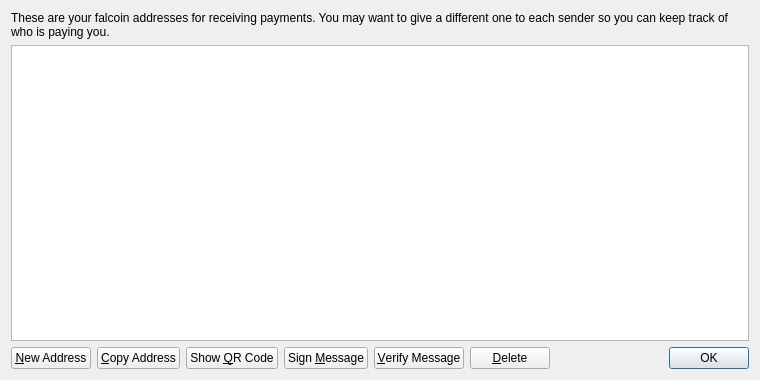
<?xml version="1.0" encoding="UTF-8"?>
<ui version="4.0">
 <class>AddressBookPage</class>
 <widget class="QWidget" name="AddressBookPage">
  <property name="geometry">
   <rect>
    <x>0</x>
    <y>0</y>
    <width>760</width>
    <height>380</height>
   </rect>
  </property>
  <property name="windowTitle">
   <string>Address Book</string>
  </property>
  <layout class="QVBoxLayout" name="verticalLayout">
   <item>
    <widget class="QLabel" name="labelExplanation">
     <property name="text">
      <string>These are your falcoin addresses for receiving payments. You may want to give a different one to each sender so you can keep track of who is paying you.</string>
     </property>
     <property name="textFormat">
      <enum>Qt::PlainText</enum>
     </property>
     <property name="wordWrap">
      <bool>true</bool>
     </property>
    </widget>
   </item>
   <item>
    <widget class="QTableView" name="tableView">
     <property name="contextMenuPolicy">
      <enum>Qt::CustomContextMenu</enum>
     </property>
     <property name="toolTip">
      <string>Double-click to edit address or label</string>
     </property>
     <property name="tabKeyNavigation">
      <bool>false</bool>
     </property>
     <property name="alternatingRowColors">
      <bool>true</bool>
     </property>
     <property name="selectionMode">
      <enum>QAbstractItemView::SingleSelection</enum>
     </property>
     <property name="selectionBehavior">
      <enum>QAbstractItemView::SelectRows</enum>
     </property>
     <property name="sortingEnabled">
      <bool>true</bool>
     </property>
     <attribute name="verticalHeaderVisible">
      <bool>false</bool>
     </attribute>
    </widget>
   </item>
   <item>
    <layout class="QHBoxLayout" name="horizontalLayout">
     <item>
      <widget class="QPushButton" name="newAddressButton">
       <property name="toolTip">
        <string>Create a new address</string>
       </property>
       <property name="text">
        <string>&amp;New Address</string>
       </property>
       <property name="icon">
        <iconset resource="../bitcoin.qrc">
         <normaloff>:/icons/add</normaloff>:/icons/add</iconset>
       </property>
      </widget>
     </item>
     <item>
      <widget class="QPushButton" name="copyToClipboard">
       <property name="toolTip">
        <string>Copy the currently selected address to the system clipboard</string>
       </property>
       <property name="text">
        <string>&amp;Copy Address</string>
       </property>
       <property name="icon">
        <iconset resource="../bitcoin.qrc">
         <normaloff>:/icons/editcopy</normaloff>:/icons/editcopy</iconset>
       </property>
      </widget>
     </item>
     <item>
      <widget class="QPushButton" name="showQRCode">
       <property name="text">
        <string>Show &amp;QR Code</string>
       </property>
       <property name="icon">
        <iconset resource="../bitcoin.qrc">
         <normaloff>:/icons/qrcode</normaloff>:/icons/qrcode</iconset>
       </property>
      </widget>
     </item>
     <item>
      <widget class="QPushButton" name="signMessage">
       <property name="toolTip">
        <string>Sign a message to prove you own a falcoin address</string>
       </property>
       <property name="text">
        <string>Sign &amp;Message</string>
       </property>
       <property name="icon">
        <iconset resource="../bitcoin.qrc">
         <normaloff>:/icons/edit</normaloff>:/icons/edit</iconset>
       </property>
      </widget>
     </item>
     <item>
      <widget class="QPushButton" name="verifyMessage">
       <property name="toolTip">
        <string>Verify a message to ensure it was signed with a specified falcoin address</string>
       </property>
       <property name="text">
        <string>&amp;Verify Message</string>
       </property>
       <property name="icon">
        <iconset resource="../bitcoin.qrc">
         <normaloff>:/icons/transaction_0</normaloff>:/icons/transaction_0</iconset>
       </property>
      </widget>
     </item>
     <item>
      <widget class="QPushButton" name="deleteButton">
       <property name="toolTip">
        <string>Delete the currently selected address from the list</string>
       </property>
       <property name="text">
        <string>&amp;Delete</string>
       </property>
       <property name="icon">
        <iconset resource="../bitcoin.qrc">
         <normaloff>:/icons/remove</normaloff>:/icons/remove</iconset>
       </property>
      </widget>
     </item>
     <item>
      <spacer name="horizontalSpacer">
       <property name="orientation">
        <enum>Qt::Horizontal</enum>
       </property>
       <property name="sizeHint" stdset="0">
        <size>
         <width>40</width>
         <height>20</height>
        </size>
       </property>
      </spacer>
     </item>
     <item>
      <widget class="QDialogButtonBox" name="buttonBox">
       <property name="sizePolicy">
        <sizepolicy hsizetype="Maximum" vsizetype="Fixed">
         <horstretch>0</horstretch>
         <verstretch>0</verstretch>
        </sizepolicy>
       </property>
       <property name="standardButtons">
        <set>QDialogButtonBox::Ok</set>
       </property>
      </widget>
     </item>
    </layout>
   </item>
  </layout>
 </widget>
 <resources>
  <include location="../bitcoin.qrc"/>
 </resources>
 <connections/>
</ui>
